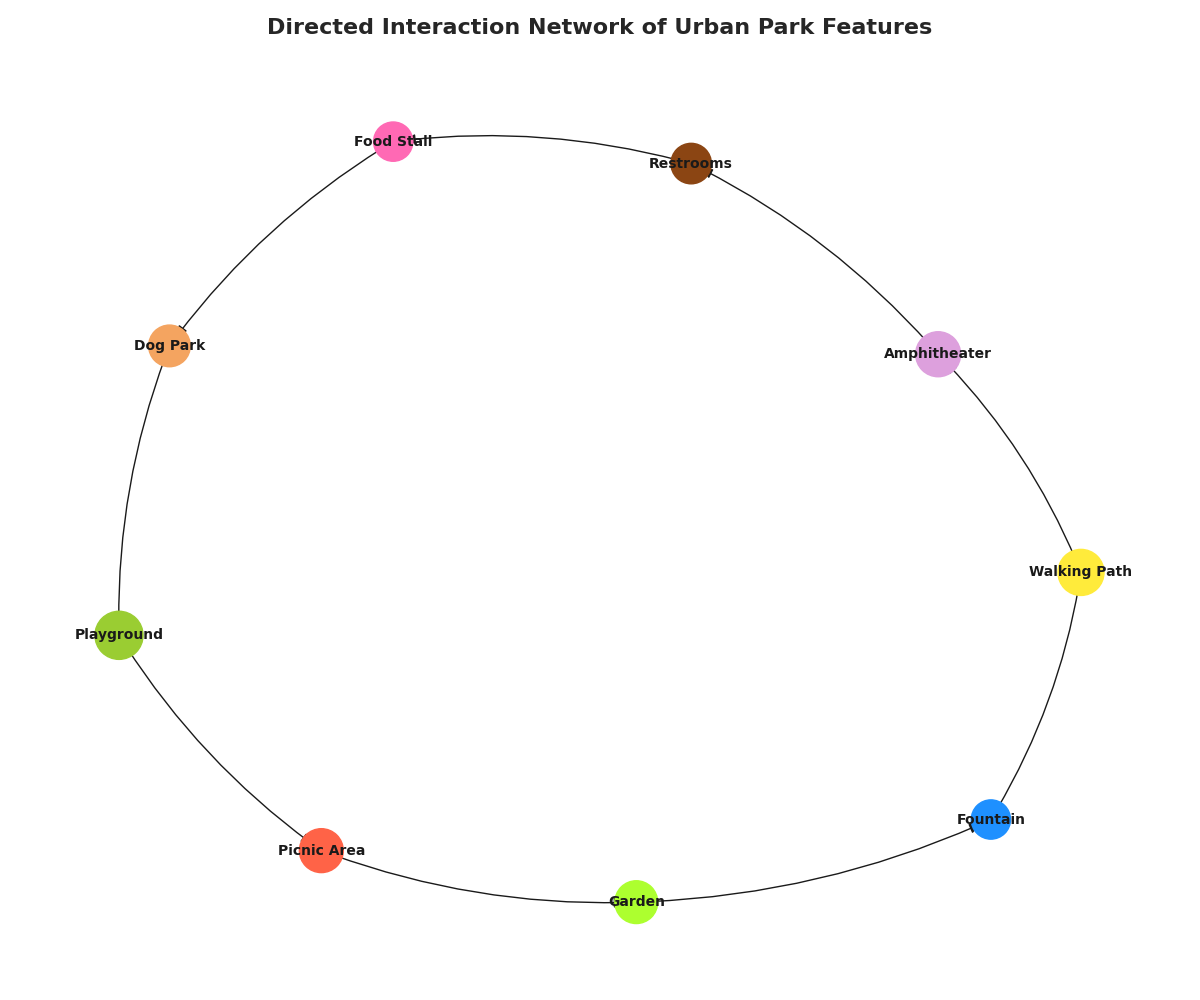

Recreate this plot in Python.
import matplotlib.pyplot as plt
import networkx as nx

# Define park features as nodes
features = [
    "Playground", "Picnic Area", "Fountain", "Walking Path", 
    "Dog Park", "Garden", "Amphitheater", "Restrooms", "Food Stall"
]

# Define connections between features as directed edges
connections = [
    ("Playground", "Picnic Area"),
    ("Picnic Area", "Garden"),
    ("Garden", "Fountain"),
    ("Fountain", "Walking Path"),
    ("Walking Path", "Amphitheater"),
    ("Amphitheater", "Restrooms"),
    ("Restrooms", "Food Stall"),
    ("Food Stall", "Dog Park"),
    ("Dog Park", "Playground")
]

# Create a directed graph
G = nx.DiGraph()

# Add nodes and edges
G.add_nodes_from(features)
G.add_edges_from(connections)

# Position nodes using spring layout
pos = nx.spring_layout(G, seed=42)

# Define node colors and sizes
node_colors = ['#9acd32', '#ff6347', '#1e90ff', '#ffeb3b', '#f4a460', '#adff2f', '#dda0dd', '#8b4513', '#ff69b4']
node_sizes = [1200, 1000, 800, 1100, 900, 950, 1050, 850, 800]

# Plot the directed graph
plt.figure(figsize=(12, 10))
nx.draw_networkx_nodes(G, pos, node_color=node_colors, node_size=node_sizes)
nx.draw_networkx_edges(G, pos, connectionstyle='arc3,rad=0.1', arrowstyle='-|>', arrowsize=15)
nx.draw_networkx_labels(G, pos, font_size=10, font_weight='bold')

# Add a title
plt.title(
    'Directed Interaction Network of Urban Park Features', 
    fontsize=16, fontweight='bold', pad=20
)

# Hide axes for a clean visualization
plt.axis('off')

# Automatically adjust layout
plt.tight_layout()

# Display the plot
plt.show()
